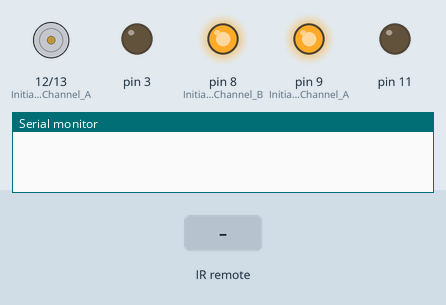
A sketch run on a simulated Arduino Uno, built with avr-gcc and run on an emulated ATmega328P. Parts: motor-driver pin pairs drawn as motors (green arrow = first pin HIGH = forward, orange = second pin HIGH = backward, longer = more drive), output pins drawn as LEDs (lit = HIGH), the last lines printed to the serial monitor. Inputs (shaded band) come from the test bench.

Above: at 1.2 s.
1.3 s: infrared code 0xFF629D received
At 2.3 s:
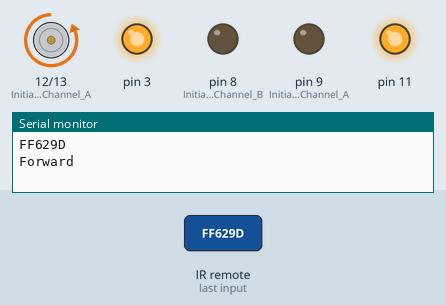
2.8 s: infrared code 0xFF02FD received
At 3.5 s:
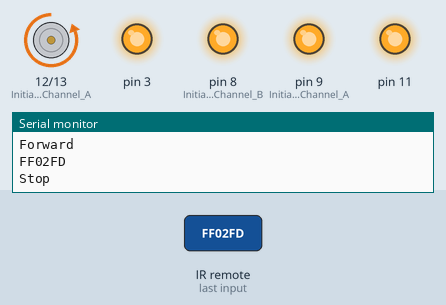
4.3 s: infrared code 0xFFA857 received
At 4.6 s:
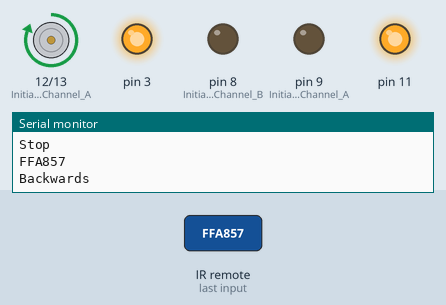
5.8 s: infrared code 0xFF22DD received
At 5.92 s:
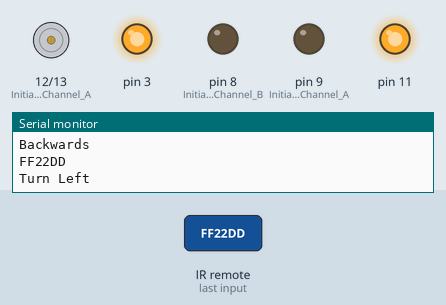
7.5 s: infrared code 0xFFC23D received
At 8.2 s:
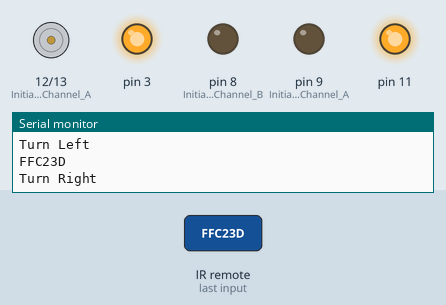
9.0 s: infrared code 0xFF02FD received
At 9.4 s:
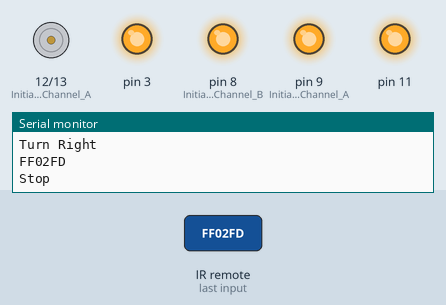
Timing chart, 0 to 11.5 s (numbered marks = the images above; inputs shaded):
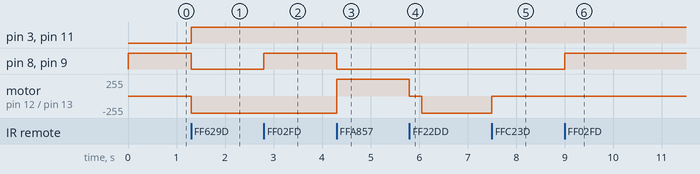

Measured:
- after the input at 1.3 s, pin 3, pin 11: LOW → HIGH at once; pin 8 (Initiates_Brake_Channel_B), pin 9 (Initiates_Brake_Channel_A): HIGH → LOW at once; motor on pin 12 (Initiates_Motor_Channel_A) / pin 13 (Initiates_Motor_Channel_B): stopped → backward 255/255 at once
- after the input at 2.8 s, pin 8 (Initiates_Brake_Channel_B), pin 9 (Initiates_Brake_Channel_A): LOW → HIGH at once
- after the input at 4.3 s, pin 8 (Initiates_Brake_Channel_B), pin 9 (Initiates_Brake_Channel_A): HIGH → LOW at once; motor on pin 12 (Initiates_Motor_Channel_A) / pin 13 (Initiates_Motor_Channel_B): backward 255/255 → forward 255/255 at once
- after the input at 5.8 s, motor on pin 12 (Initiates_Motor_Channel_A) / pin 13 (Initiates_Motor_Channel_B): forward 255/255 → stopped at once, → backward 255/255 0.25 s later
- after the input at 7.5 s, motor on pin 12 (Initiates_Motor_Channel_A) / pin 13 (Initiates_Motor_Channel_B): backward 255/255 → stopped at once
- after the input at 9.0 s, pin 8 (Initiates_Brake_Channel_B), pin 9 (Initiates_Brake_Channel_A): LOW → HIGH at once

The sketch:

four_button_control.ino
```cpp
// adds second motor and 2 button control
#include <IRremote.h>

// variables for IR remote
int RECV_PIN = 2;
IRrecv irrecv(RECV_PIN);
decode_results results;

// hex code assigned to a button
const long forward_button = 0xFF629D;  // uses 'CH+' button
const long stop_button = 0xFF02FD;     // uses 'Next' button
const long reverse_button = 0xFFA857;  // uses '+' button
const long left_button = 0xFF22DD;     // uses 'prev' button
const long right_button = 0xFFC23D;    // uses 'play' button

const long repeat = 0xFFFFFFFF;
long current_command = 0;
long previous_command = 0;

// speed is used globally for motion and steering
const int ASPEED = 255; // use speeds 60, 84, 108, 132,156,180, 304, 228, 255
const int BSPEED = 255;
const int TURNSPEED = 5; // amount to adjust the speed when turning

// constant to indicate the forward direction for the motors
const int AFORWARD = HIGH;
const int BFORWARD = LOW;

void setup()
{
  Serial.begin(9600);
  irrecv.enableIRIn(); // Start the receiver

  //motor setup
  pinMode(12, OUTPUT); //Initiates Motor Channel A pin
  pinMode(9, OUTPUT); //Initiates Brake Channel A pin

  //Setup Channel B
  pinMode(13, OUTPUT); //Initiates Motor Channel B pin
  pinMode(8, OUTPUT);  //Initiates Brake Channel B pin

  digitalWrite(9, HIGH);   // engage the Brake for channel A
  digitalWrite(8, HIGH);   // engage the brake for channel B
}

void loop()
{
  if (irrecv.decode(&results)) {   // results is an instance of a decode_results class, decode() returns an int
    Serial.println(results.value, HEX);

    if( results.value == repeat )
     {
       current_command = previous_command;
     }
    else
     {
       current_command = results.value;
       previous_command = current_command;
     }

    // channel A is the left motor as viewed from a "driver" viewpoint"
    // channel B is the right motor as viewed from a "driver" viewpoint"
    switch (current_command)
      {
       //Serial.println("in switch");
       case forward_button:
            DriveForward();
            break;
       case stop_button:
            Stop();
            break;
       case reverse_button:
            DriveBackward();
            break;
       case left_button:
            TurnLeft();
            break;
       case right_button:
            TurnRight();
            break;
      }
     irrecv.resume(); // Receive the next value
  }
}

void DriveForward()
{
  Serial.println("Forward");
  digitalWrite(12, LOW); // Establishes forward direction of Channel A
  digitalWrite(9, LOW);   // Disengage the Brake for Channel A
  analogWrite(3, ASPEED);    // Spins the motor on Channel A

  digitalWrite(13, HIGH); // Establishes forward direction of Channel B
  digitalWrite(8, LOW);   // Disengage the Brake for Channel B
  analogWrite(11, BSPEED);   // Spins the motor on Channel B at full speed
}

void DriveBackward()
{
  Serial.println("Backwards");
  digitalWrite(12, HIGH); // Establishes forward direction of Channel A
  digitalWrite(9, LOW);   // Disengage the Brake for Channel A
  analogWrite(3, ASPEED);    // Spins the motor on Channel A

  digitalWrite(13, LOW); // Establishes forward direction of Channel B
  digitalWrite(8, LOW);   // Disengage the Brake for Channel B
  analogWrite(11, BSPEED);   // Spins the motor on Channel B at full speed
}

void Stop()
{
  Serial.println("Stop");
  digitalWrite(9, HIGH);   // engage the Brake for channel A
  digitalWrite(8, HIGH);   // engage the brake for channel B
}

void TurnLeft()
{
  Serial.println("Turn Left");
  digitalWrite(12, HIGH); // Establishes forward direction of Channel A
  digitalWrite(13, HIGH); // Establishes forward direction of Channel B
  delay(250);

  digitalWrite(12, LOW); // Establishes forward direction of Channel A
  digitalWrite(9, LOW);   // Disengage the Brake for Channel A
  analogWrite(3, ASPEED);    // Spins the motor on Channel A

  digitalWrite(13, HIGH); // Establishes forward direction of Channel B
  digitalWrite(8, LOW);   // Disengage the Brake for Channel B
  analogWrite(11, BSPEED);   // Spins the motor on Channel B at full speed
}

void TurnRight()
{
  Serial.println("Turn Right");
  digitalWrite(12, LOW); // Establishes forward direction of Channel A
  digitalWrite(13, LOW); // Establishes forward direction of Channel B
  delay(250);
  //DriveForward();
}

int BrakesEngaged()
{
  if( digitalRead(9) == HIGH && digitalRead(8) == HIGH)
    return 1;
  else
    return 0;
}
```
